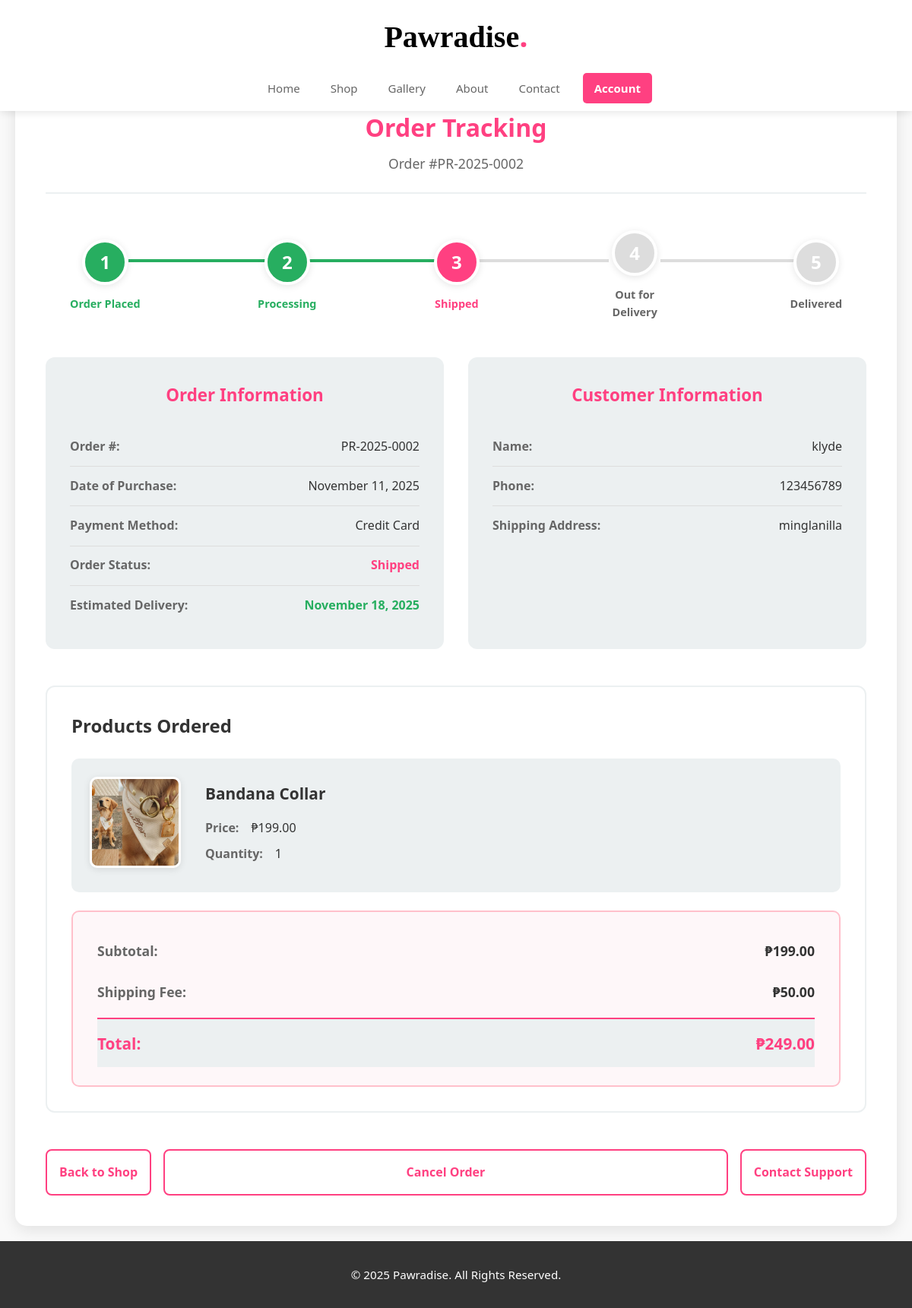
/track_order?order_id=2 (signed in), run on the app's committed database.
### app.py (models this page shows)
class Order(db.Model):
    id = db.Column(db.Integer, primary_key=True)
    user_id = db.Column(db.Integer, db.ForeignKey('user.id'))
    product_id = db.Column(db.Integer, db.ForeignKey('product.id'), nullable=True)
    product_name = db.Column(db.String(100))
    quantity = db.Column(db.Integer)
    unit_price = db.Column(db.Float)
    total_price = db.Column(db.Float)
    customer_name = db.Column(db.String(100))
    address = db.Column(db.Text)
    contact_number = db.Column(db.String(20))
    payment_method = db.Column(db.String(50))
    date_of_purchase = db.Column(db.DateTime, default=datetime.utcnow)
    estimated_delivery = db.Column(db.DateTime)
    status = db.Column(db.String(50), default="Pending")

class Product(db.Model):
    id = db.Column(db.Integer, primary_key=True)
    name = db.Column(db.String(100), nullable=False)
    price = db.Column(db.Float, nullable=False)
    description = db.Column(db.Text, nullable=True)
    image = db.Column(db.String(255))
    seller_id = db.Column(db.Integer, db.ForeignKey('user.id'), nullable=True)
    stock = db.Column(db.Integer, default=0)
    sales_count = db.Column(db.Integer, default=0)
    category = db.Column(db.String(50), nullable=True)

### app.py (the view, shortened to what this page needs)
@app.route('/track_order', methods=['GET', 'POST'])
@login_required
def track_order():
    if session.get('role') == 'admin':
        flash('Admin accounts cannot track orders.', 'error')
        return redirect(url_for('admin_dashboard'))
    order = None
    order_id = request.args.get('order_id')
    if order_id and order_id.isdigit():
        order = Order.query.filter_by(id=int(order_id), user_id=session['user_id']).first()
    return render_template('track_order.html', order=order)

### app.py (called while the page is built)
@app.context_processor
def utility_processor():
    return dict(timedelta=timedelta, now=datetime.utcnow)

@app.template_filter('get_product')
def get_product_filter(product_id):
    if product_id:
        return Product.query.get(product_id)
    return None

def login_required(f):
    @wraps(f)
    def decorated_function(*args, **kwargs):
        if 'username' not in session:
            flash('Please login to access this page.', 'error')
            return redirect(url_for('login'))
        return f(*args, **kwargs)
    return decorated_function

### templates/track_order.html (shortened to what this page needs)
{% extends "base.html" %}
{% block content %}
  {% if order %}
  <div class="order-tracking-container">
    <div class="tracking-title-section">
      <h3>Order Tracking</h3>
      <p class="order-number">Order #PR-2025-{{ "%04d"|format(order.id) }}</p>
    </div>
    <div class="progress-timeline">
      <div class="progress-step {% if order.status in ['Pending', 'Confirmed', 'Shipped', 'Delivered'] %}completed{% endif %}">
        <div class="step-circle">1</div>
        <div class="step-label">Order Placed</div>
      </div>
      <div class="progress-line {% if order.status in ['Confirmed', 'Shipped', 'Delivered'] %}completed{% endif %}"></div>
      <div class="progress-step {% if order.status in ['Confirmed', 'Shipped', 'Delivered'] %}completed{% endif %} {% if order.status == 'Confirmed' %}active{% endif %}">
        <div class="step-circle">2</div>
        <div class="step-label">Processing</div>
      </div>
      <div class="progress-line {% if order.status in ['Shipped', 'Delivered'] %}completed{% endif %}"></div>
      <div class="progress-step {% if order.status in ['Shipped', 'Delivered'] %}completed{% endif %} {% if order.status == 'Shipped' %}active{% endif %}">
        <div class="step-circle">3</div>
        <div class="step-label">Shipped</div>
      </div>
      <div class="progress-line {% if order.status == 'Delivered' %}completed{% endif %}"></div>
      <div class="progress-step {% if order.status == 'Delivered' %}completed{% endif %}">
        <div class="step-circle">4</div>
        <div class="step-label">Out for Delivery</div>
      </div>
      <div class="progress-line {% if order.status == 'Delivered' %}completed{% endif %}"></div>
      <div class="progress-step {% if order.status == 'Delivered' %}completed{% endif %}">
        <div class="step-circle">5</div>
        <div class="step-label">Delivered</div>
      </div>
    </div>
    <div class="order-details-grid">
      <div class="detail-card">
        <h4>Order Information</h4>
        <div class="detail-row">
          <span class="detail-label">Order #:</span>
          <span class="detail-value">PR-2025-{{ "%04d"|format(order.id) }}</span>
        </div>
        <div class="detail-row">
          <span class="detail-label">Date of Purchase:</span>
          <span class="detail-value">{{ order.date_of_purchase.strftime("%B %d, %Y") }}</span>
        </div>
        <div class="detail-row">
          <span class="detail-label">Payment Method:</span>
          <span class="detail-value">{{ order.payment_method }}</span>
        </div>
        <div class="detail-row">
          <span class="detail-label">Order Status:</span>
          <span class="detail-value status-highlight">{{ order.status }}</span>
        </div>
        <div class="detail-row">
          <span class="detail-label">Estimated Delivery:</span>
          <span class="detail-value delivery-date">{{ order.estimated_delivery.strftime("%B %d, %Y") }}</span>
        </div>
      </div>
      <div class="detail-card">
        <h4>Customer Information</h4>
        <div class="detail-row">
          <span class="detail-label">Name:</span>
          <span class="detail-value">{{ order.customer_name }}</span>
        </div>
        <div class="detail-row">
          <span class="detail-label">Phone:</span>
          <span class="detail-value">{{ order.contact_number }}</span>
        </div>
        <div class="detail-row">
          <span class="detail-label">Shipping Address:</span>
          <span class="detail-value">{{ order.address }}</span>
        </div>
      </div>
    </div>
    <div class="products-ordered-section">
      <h4>Products Ordered</h4>
      <div class="product-order-card">
        {% if order.product_id %}
          {% set product = order.product_id|get_product %}
          {% if product and product.image %}
          <div class="product-image-box">
            <img src="{{ url_for('static', filename=product.image) }}" alt="{{ order.product_name }}">
          </div>
          {% endif %}
        {% endif %}
        <div class="product-order-details">
          <h5>{{ order.product_name }}</h5>
          <div class="product-detail-row">
            <span class="label">Price:</span>
            <span class="value">₱{{ "%.2f"|format(order.unit_price) }}</span>
          </div>
          <div class="product-detail-row">
            <span class="label">Quantity:</span>
            <span class="value">{{ order.quantity }}</span>
          </div>
        </div>
      </div>
      <div class="order-summary-total">
        <div class="summary-row">
          <span class="summary-label">Subtotal:</span>
          <span class="summary-value">₱{{ "%.2f"|format(order.total_price) }}</span>
        </div>
        <div class="summary-row">
          <span class="summary-label">Shipping Fee:</span>
          <span class="summary-value">₱50.00</span>
        </div>
        <div class="summary-row total-row">
          <span class="summary-label">Total:</span>
          <span class="summary-value">₱{{ "%.2f"|format(order.total_price + 50) }}</span>
        </div>
      </div>
    </div>
    <div class="tracking-actions">
      <a href="{{ url_for('shop') }}" class="action-btn secondary-btn">Back to Shop</a>
      {% if order.status not in ['Delivered', 'Cancelled'] and order.user_id == session.get('user_id') and session.get('role') == 'customer' %}
      <a href="{{ url_for('customer_cancel_order', id=order.id) }}"
         class="action-btn cancel-btn"
         onclick="return confirm('Are you sure you want to cancel this order?')">
        Cancel Order
      </a>
      {% endif %}
      <a href="{{ url_for('contact') }}" class="action-btn primary-btn">Contact Support</a>
    </div>
  </div>
  {% endif %}
{% endblock %}

### data on the page
Order: id "0002", date_of_purchase "November 11, 2025", payment_method "Credit Card", status "Shipped", estimated_delivery "November 18, 2025", customer_name "klyde", contact_number "123456789", address "minglanilla", product_name "Bandana Collar", unit_price "199.00", quantity "1", total_price "199.00", order.total_price+50 "249.00"
Product: image (picture)
